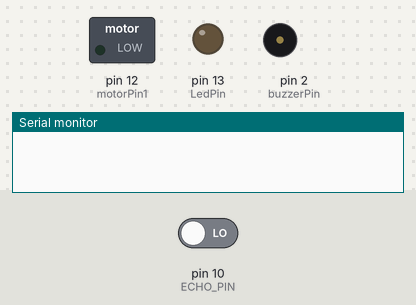
Simulated run of this sketch. Board: Arduino Uno, built with avr-gcc and run on an emulated ATmega328P. Parts: switched loads named in the sketch (green lamp = pin HIGH), output pins drawn as LEDs (lit = HIGH), buzzer (waves = sounding), the last lines printed to the serial monitor. The inputs (shaded band) are chosen by the test bench; at power-on: pin 10 (ECHO_PIN) LOW. Pins used as bus, display or sensor lines are not drawn.

Above: at 0.1 s.
At 1.5 s:
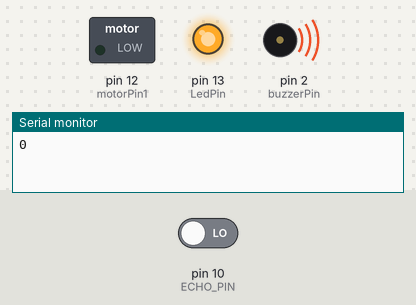
Timing chart, 0 to 3.0 s (numbered marks = the images above):
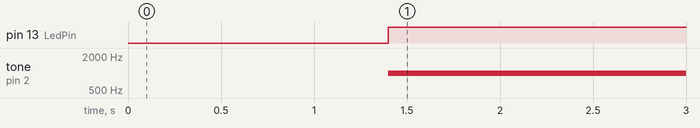

Measured:
- by itself, pin 13 (LedPin): LOW → HIGH at 1.4 s
- by itself, tone on pin 2 (buzzerPin): silent → 1000 Hz at 1.4 s

The sketch:

parking.ino
```cpp
#define ECHO_PIN 10
#define TRIG_PIN 11
int motorPin1=12;
int distance=1;
int LedPin=13;
int duration;
const int buzzerPin = 2;

void setup() {
  pinMode(ECHO_PIN, INPUT);
  pinMode(TRIG_PIN, OUTPUT);
  pinMode(motorPin1,OUTPUT);
  pinMode(LedPin,OUTPUT);
  pinMode(buzzerPin, OUTPUT);
  Serial.begin(9600);
}

void loop() {
  digitalWrite(TRIG_PIN,LOW);
  delay(200);
  digitalWrite(TRIG_PIN,HIGH);
  delay(200);
  digitalWrite(TRIG_PIN,LOW);
  duration = pulseIn(ECHO_PIN, HIGH);
  distance=duration/58;
  Serial.println(distance);
  if (distance>50)
  {
      analogWrite(motorPin1,100);
      digitalWrite(LedPin,0);
    noTone(buzzerPin);
      delay(1000);}
  else
  {
    analogWrite(motorPin1,0);
      digitalWrite(LedPin,250);
       tone(buzzerPin, 1000);
  }
}
```
